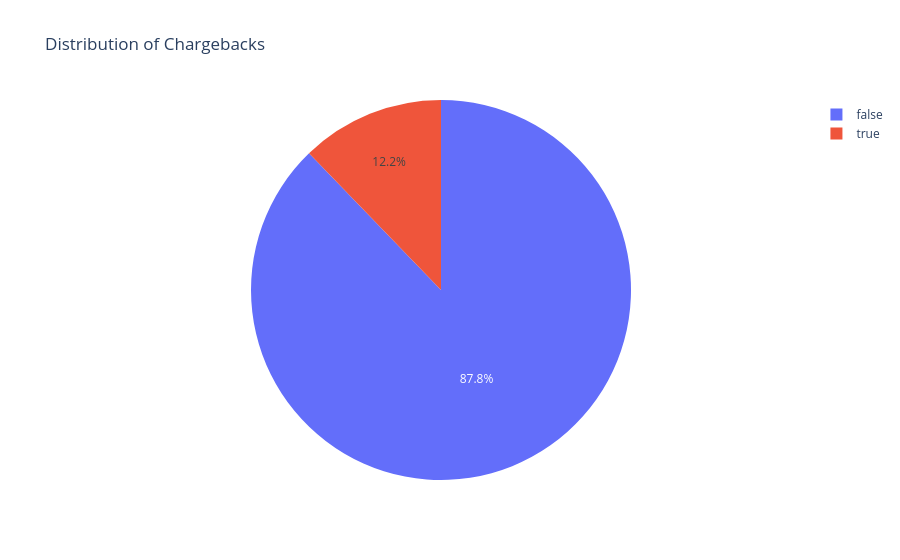

This figure's notebook cell:
### Code cell
cbk_counts = df['has_cbk'].value_counts().reset_index()
cbk_counts.columns = ['has_cbk', 'count']

fig = px.pie(cbk_counts, values='count', names='has_cbk', title='Distribution of Chargebacks')
fig.show()

### Figure 1 — Plotly figure (JSON) as saved in the notebook; plotly's stock layout.template omitted (floating-point values rounded to 4 significant figures)
{"data": [{"domain": {"x": [0, 1], "y": [0, 1]}, "hovertemplate": "has_cbk=%{label}<br>count=%{value}<extra></extra>", "labels": [false, true], "legendgroup": "", "name": "", "showlegend": true, "type": "pie", "values": [2808, 391]}], "layout": {"legend": {"tracegroupgap": 0}, "title": {"text": "Distribution of Chargebacks"}}}
